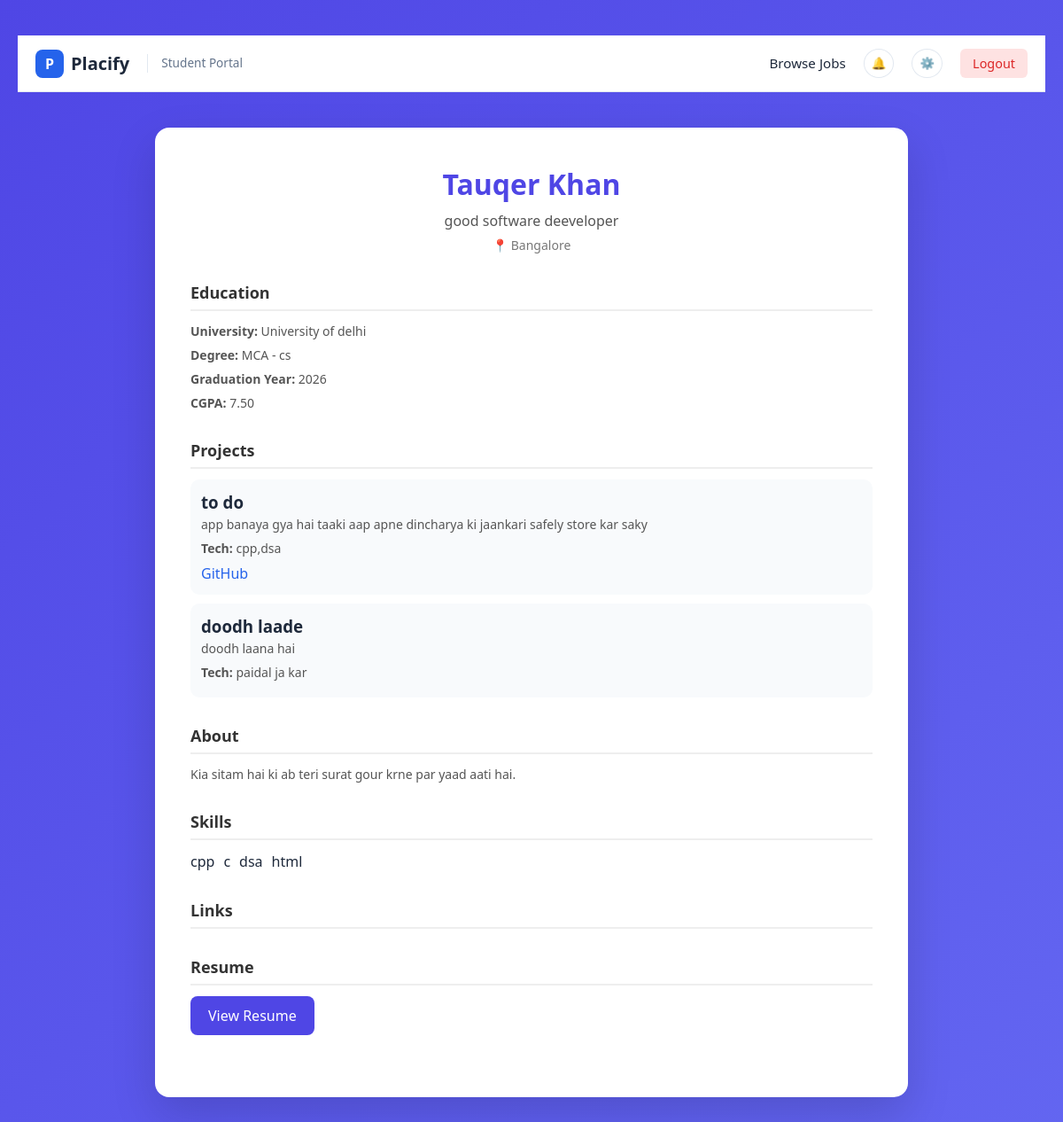
Page /profile/student/public-profile/ (signed in) on the committed database.
### profiles/models.py (models this page shows, shortened)
class StudentProfile(models.Model):
    user = models.OneToOneField(User, on_delete=models.CASCADE)
    phone = models.CharField(max_length=15, blank=True)
    location = models.CharField(max_length=100, blank=True)
    university = models.CharField(max_length=150, blank=True)
    degree = models.CharField(max_length=100, blank=True)
    branch = models.CharField(max_length=100, blank=True)
    graduation_year = models.IntegerField(null=True, blank=True)
    cgpa = models.DecimalField(
        max_digits=4,
        decimal_places=2,
        null=True,
        blank=True
    )
    headline = models.CharField(max_length=200, blank=True)
    bio = models.TextField(blank=True)
    skills = models.TextField(
        blank=True,
        help_text="Comma separated skills (Python, Django, SQL)"
    )
    github_url = models.URLField(blank=True)
    linkedin_url = models.URLField(blank=True)
    portfolio_url = models.URLField(blank=True)
    resume = models.FileField(
        upload_to='resumes/',
        blank=True,
        null=True
    )
    is_public = models.BooleanField(default=True)
    show_email = models.BooleanField(default=False)
    PROJECT_VISIBILITY_CHOICES = [
        ('all', 'Everyone'),
        ('recruiters', 'Only Recruiters'),
        ('private', 'Only Me'),
    ]
    project_visibility = models.CharField(
        max_length=20,
        choices=PROJECT_VISIBILITY_CHOICES,
        default='all'
    )
    created_at = models.DateTimeField(auto_now_add=True)

class Project(models.Model):
    user = models.ForeignKey(User, on_delete=models.CASCADE)
    title = models.CharField(max_length=200)
    description = models.TextField()
    tech_stack = models.CharField(max_length=200, blank=True)
    github_link = models.URLField(blank=True)
    live_link = models.URLField(blank=True)
    created_at = models.DateTimeField(auto_now_add=True)

### accounts/models.py (models this page shows, shortened)
class User(AbstractUser):
    class Role(models.TextChoices):
        STUDENT = 'STUDENT', 'Student'
        COMPANY = 'COMPANY', 'Company'
        ADMIN = 'ADMIN', 'Admin'
    role = models.CharField(
        max_length=20,
        choices=Role.choices,
        default=Role.STUDENT
    )

### profiles/views.py (the view, shortened to what this page needs)
# urls.py: path('student/public-profile/',student_public_profile,name='my_public_profile'),
@login_required
def student_public_profile(request, student_id=None):
    if student_id is None:
        profile = get_object_or_404(StudentProfile, user=request.user)
        projects = Project.objects.filter(user=profile.user)
        base_template = "base.html"  # own profile → show navbar
        return render(request, 'profiles/student_public_profile.html', {
            'profile': profile,
            'projects': projects,
            'skills_list': [s.strip() for s in profile.skills.split(',')] if profile.skills else [],
            'base_template': base_template
        })

### notifications/context_processors.py (called while the page is built)
def notification_data(request):
    if request.user.is_authenticated:
        all_notifications = Notification.objects.filter(
            user=request.user
        ).order_by('-created_at')
        unread_count = all_notifications.filter(is_read=False).count()
        notifications = all_notifications[:5]
        return {
            "notifications": notifications,
            "unread_count": unread_count
        }
    return {}

### templates/profiles/student_public_profile.html (shortened to what this page needs)
{% extends base_template %}
{% load static %}
{% block content %}
<link rel="stylesheet" href="{% static 'profiles/student_public_profile.css' %}">
<div class="profile-wrapper">
    <div class="profile-card">
        <div class="profile-header">
            <h1>{% if profile.user.first_name %}
                {{profile.user.first_name}} {{ profile.user.last_name}}
                {% else %}
                {{ profile.user.username }}
                {% endif%}
            </h1>
            {% if profile.headline %}
            <p class="headline">{{ profile.headline }}</p>
            {% endif %}
            {% if profile.location %}
            <p class="location">📍 {{ profile.location }}</p>
            {% endif %}
        </div>
        <div class="profile-section">
            <h2>Education</h2>
            <p><strong>University:</strong> {{ profile.university }}</p>
            <p><strong>Degree:</strong> {{ profile.degree }} - {{ profile.branch }}</p>
            <p><strong>Graduation Year:</strong> {{ profile.graduation_year }}</p>
            <p><strong>CGPA:</strong> {{ profile.cgpa }}</p>
        </div>
        <div class="profile-section">
            <h2>Projects</h2>
            {% if projects %}
            {% for project in projects %}
            <div class="project-card">
                <h3>{{ project.title }}</h3>
                <p>{{ project.description }}</p>
                {% if project.tech_stack %}
                <p><strong>Tech:</strong> {{ project.tech_stack }}</p>
                {% endif %}
                <div class="project-links">
                    {% if project.github_link %}
                    <a href="{{ project.github_link }}" target="_blank">GitHub</a>
                    {% endif %}
                </div>
            </div>
            {% endfor %}
            {% else %}
            <p>No projects available.</p>
            {% endif %}
        </div>
        {% if profile.bio %}
        <div class="profile-section">
            <h2>About</h2>
            <p>{{ profile.bio }}</p>
        </div>
        {% endif %}
        {% if skills_list %}
        <div class="profile-section">
            <h2>Skills</h2>
            <div class="skills">
                {% for skill in skills_list %}
                <span class="skill-badge">{{ skill }}</span>
                {% endfor %}
            </div>
        </div>
        {% endif %}
        <div class="profile-section">
            <h2>Links</h2>
        </div>
        <div class="profile-section">
            <h2>Resume</h2>
            {% if profile.resume %}
            <a href="{{ profile.resume.url }}" target="_blank" class="resume-btn">
                View Resume
            </a>
            {% else %}
            <p class="no-resume">Resume not uploaded.</p>
            {% endif %}
        </div>
    </div>
</div>
{% endblock %}

### static/base.css (style rules this page uses)
:root { --primary: #2563eb; --primary-dark: #1d4ed8; --bg-body: #f8fafc; --bg-card: #ffffff; --text-main: #1e293b; --text-muted: #64748b; --border: #e2e8f0; --shadow: 0 4px 6px -1px rgb(0 0 0 / 0.1), 0 2px 4px -2px rgb(0 0 0 / 0.1); --transition: all 0.2s ease; }
* { box-sizing: border-box; margin: 0; padding: 0; }
body { font-family: 'Inter', sans-serif; background-color: var(--bg-body); color: var(--text-main); line-height: 1.5; }

### static/profiles/student_public_profile.css (style rules this page uses)
* { margin: 0; padding: 0; box-sizing: border-box; }
body { font-family: 'Segoe UI', sans-serif; background: linear-gradient(135deg, #4f46e5, #6366f1); min-height: 100vh; padding: 40px 20px; }
.profile-wrapper { display: flex; justify-content: center; }
.profile-card { background: #ffffff; width: 100%; max-width: 850px; padding: 40px; border-radius: 16px; box-shadow: 0 20px 50px rgba(0,0,0,0.15); animation: fadeIn 0.5s ease-in-out; }
.profile-header { text-align: center; margin-bottom: 30px; }
.profile-header h1 { font-size: 32px; color: #4f46e5; }
.headline { font-size: 16px; color: #555; margin-top: 5px; }
.location { font-size: 14px; color: #777; margin-top: 5px; }
.profile-section { margin-bottom: 30px; }
.profile-section h2 { font-size: 18px; margin-bottom: 12px; border-bottom: 2px solid #eee; padding-bottom: 5px; color: #333; }
.profile-section p { margin-bottom: 6px; font-size: 14px; color: #555; }
.skills { display: flex; flex-wrap: wrap; gap: 10px; }
.resume-btn { display: inline-block; padding: 10px 20px; background: #4f46e5; color: white; text-decoration: none; border-radius: 8px; transition: 0.3s ease; }
.project-card { background: #f8fafc; padding: 12px; border-radius: 10px; margin-bottom: 10px; }
.project-links a { margin-right: 10px; color: #2563eb; text-decoration: none; }

### rows in the picture
StudentProfile: user.first_name "Tauqer", user.last_name "Khan", headline "good software deeveloper", location "Bangalore", university "University of delhi", degree "MCA", branch "cs", graduation_year "2026", cgpa "7.50", bio "Kia sitam hai ki ab teri surat gour krne par yaad aati hai."
Project: title "to do", description "app banaya gya hai taaki aap apne dincharya ki jaankari safely store kar saky", tech_stack "cpp,dsa"
Project: title "doodh laade", description "doodh laana hai", tech_stack "paidal ja kar"

### other values in the picture
{{ skill }} "cpp" "c" "dsa" "html"
